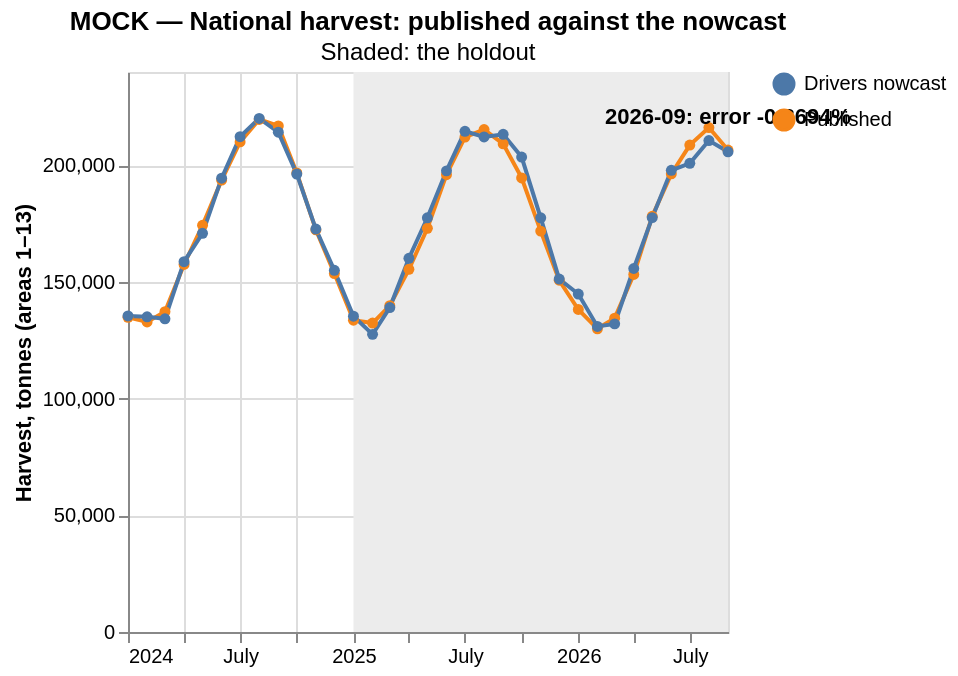

Vega-Lite specification stored for this chart:
### Vega-Lite specification from a JSON file in a GitHub repository (floating-point values rounded to 4 significant figures)
{"$schema": "https://vega.github.io/schema/vega-lite/v5.20.1.json", "title": {"text": "MOCK — National harvest: published against the nowcast", "subtitle": "Shaded: the holdout"}, "width": "container", "height": 280, "layer": [{"data": {"values": [{"start": "2025-01", "end": "2026-09"}]}, "mark": {"type": "rect", "color": "#ececec"}, "encoding": {"x": {"field": "start", "type": "temporal"}, "x2": {"field": "end"}}}, {"data": {"values": [{"month": "2024-01", "series": "Published", "tonnes": 134878}, {"month": "2024-01", "series": "Drivers nowcast", "tonnes": 135451}, {"month": "2024-02", "series": "Published", "tonnes": 132889}, {"month": "2024-02", "series": "Drivers nowcast", "tonnes": 135095}, {"month": "2024-03", "series": "Published", "tonnes": 137253}, {"month": "2024-03", "series": "Drivers nowcast", "tonnes": 134223}, {"month": "2024-04", "series": "Published", "tonnes": 157502}, {"month": "2024-04", "series": "Drivers nowcast", "tonnes": 158714}, {"month": "2024-05", "series": "Published", "tonnes": 174314}, {"month": "2024-05", "series": "Drivers nowcast", "tonnes": 170879}, {"month": "2024-06", "series": "Published", "tonnes": 193667}, {"month": "2024-06", "series": "Drivers nowcast", "tonnes": 194496}, {"month": "2024-07", "series": "Published", "tonnes": 210053}, {"month": "2024-07", "series": "Drivers nowcast", "tonnes": 212272}, {"month": "2024-08", "series": "Published", "tonnes": 219665}, {"month": "2024-08", "series": "Drivers nowcast", "tonnes": 220102}, {"month": "2024-09", "series": "Published", "tonnes": 216897}, {"month": "2024-09", "series": "Drivers nowcast", "tonnes": 214192}, {"month": "2024-10", "series": "Published", "tonnes": 196721}, {"month": "2024-10", "series": "Drivers nowcast", "tonnes": 196256}, {"month": "2024-11", "series": "Published", "tonnes": 172338}, {"month": "2024-11", "series": "Drivers nowcast", "tonnes": 172694}, {"month": "2024-12", "series": "Published", "tonnes": 153610}, {"month": "2024-12", "series": "Drivers nowcast", "tonnes": 155024}, {"month": "2025-01", "series": "Published", "tonnes": 133611}, {"month": "2025-01", "series": "Drivers nowcast", "tonnes": 135351}, {"month": "2025-02", "series": "Published", "tonnes": 132387}, {"month": "2025-02", "series": "Drivers nowcast", "tonnes": 127554}, {"month": "2025-03", "series": "Published", "tonnes": 139855}, {"month": "2025-03", "series": "Drivers nowcast", "tonnes": 139065}, {"month": "2025-04", "series": "Published", "tonnes": 155433}, {"month": "2025-04", "series": "Drivers nowcast", "tonnes": 160161}, {"month": "2025-05", "series": "Published", "tonnes": 173007}, {"month": "2025-05", "series": "Drivers nowcast", "tonnes": 177532}, {"month": "2025-06", "series": "Published", "tonnes": 196002}, {"month": "2025-06", "series": "Drivers nowcast", "tonnes": 197627}, {"month": "2025-07", "series": "Published", "tonnes": 212120}, {"month": "2025-07", "series": "Drivers nowcast", "tonnes": 214595}, {"month": "2025-08", "series": "Published", "tonnes": 215318}, {"month": "2025-08", "series": "Drivers nowcast", "tonnes": 212185}, {"month": "2025-09", "series": "Published", "tonnes": 209194}, {"month": "2025-09", "series": "Drivers nowcast", "tonnes": 213280}, {"month": "2025-10", "series": "Published", "tonnes": 194609}, {"month": "2025-10", "series": "Drivers nowcast", "tonnes": 203552}, {"month": "2025-11", "series": "Published", "tonnes": 171813}, {"month": "2025-11", "series": "Drivers nowcast", "tonnes": 177501}, {"month": "2025-12", "series": "Published", "tonnes": 150762}, {"month": "2025-12", "series": "Drivers nowcast", "tonnes": 151276}, {"month": "2026-01", "series": "Published", "tonnes": 138219}, {"month": "2026-01", "series": "Drivers nowcast", "tonnes": 144844}, {"month": "2026-02", "series": "Published", "tonnes": 129943}, {"month": "2026-02", "series": "Drivers nowcast", "tonnes": 130961}, {"month": "2026-03", "series": "Published", "tonnes": 134516}, {"month": "2026-03", "series": "Drivers nowcast", "tonnes": 132060}, {"month": "2026-04", "series": "Published", "tonnes": 153240}, {"month": "2026-04", "series": "Drivers nowcast", "tonnes": 155786}, {"month": "2026-05", "series": "Published", "tonnes": 178170}, {"month": "2026-05", "series": "Drivers nowcast", "tonnes": 177590}, {"month": "2026-06", "series": "Published", "tonnes": 196349}, {"month": "2026-06", "series": "Drivers nowcast", "tonnes": 197855}, {"month": "2026-07", "series": "Published", "tonnes": 208677}, {"month": "2026-07", "series": "Drivers nowcast", "tonnes": 200864}, {"month": "2026-08", "series": "Published", "tonnes": 216185}, {"month": "2026-08", "series": "Drivers nowcast", "tonnes": 210612}, {"month": "2026-09", "series": "Published", "tonnes": 206549}, {"month": "2026-09", "series": "Drivers nowcast", "tonnes": 205786}]}, "mark": {"type": "line", "point": true}, "encoding": {"x": {"field": "month", "type": "temporal", "title": null}, "y": {"field": "tonnes", "type": "quantitative", "title": "Harvest, tonnes (areas 1–13)"}, "color": {"field": "series", "type": "nominal", "title": null}}}, {"data": {"values": [{"month": "2026-09", "tonnes": 206500, "label": "2026-09: error -0.3694%"}]}, "mark": {"type": "text", "dy": -16, "fontWeight": "bold"}, "encoding": {"x": {"field": "month", "type": "temporal"}, "y": {"field": "tonnes", "type": "quantitative"}, "text": {"field": "label", "type": "nominal"}}}]}
